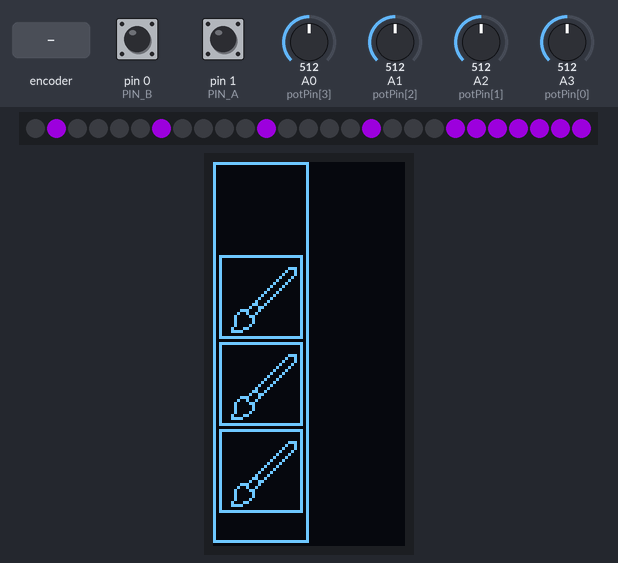
Bench run of a sketch on a simulated SparkFun Pro Micro, built with avr-gcc and run on an emulated ATmega32U4. Shown: 27 RGB LEDs in strip order, left to right, 64×128 one-colour display. Inputs (shaded band) come from the test bench; at power-on: A0 (potPin[3]) = 512, A1 (potPin[2]) = 512, A2 (potPin[1]) = 512, A3 (potPin[0]) = 512, pin 0 (PIN_B) HIGH, pin 1 (PIN_A) HIGH. Dim RGB values are drawn brighter than linear; what the sketch prints to the serial monitor is not drawn.

Above: at 1.2 s.
1.3 s: A0 (potPin[3]) set to 997
2.9 s: A0 (potPin[3]) set to 1011
4.4 s: A1 (potPin[2]) set to 306
5.9 s: A2 (potPin[1]) set to 306
7.4 s: A3 (potPin[0]) set to 306
At 8.6 s:
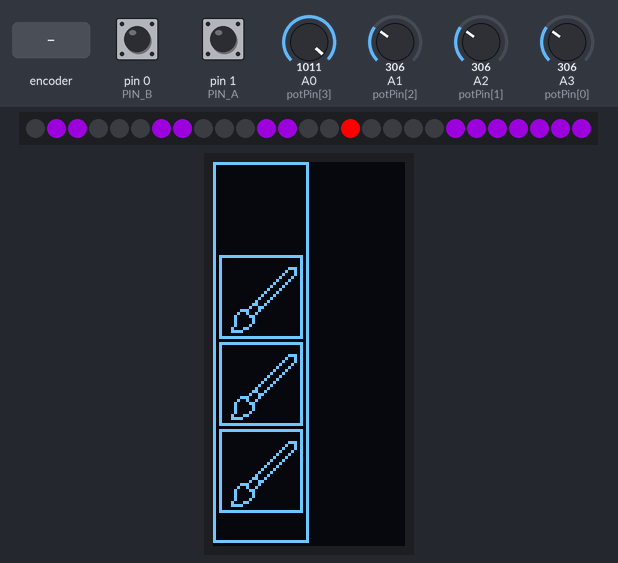
8.9 s: rotary encoder on pin 1 (PIN_A) / pin 0 (PIN_B) turned 3 steps (first pin leading)
At 10.9 s:
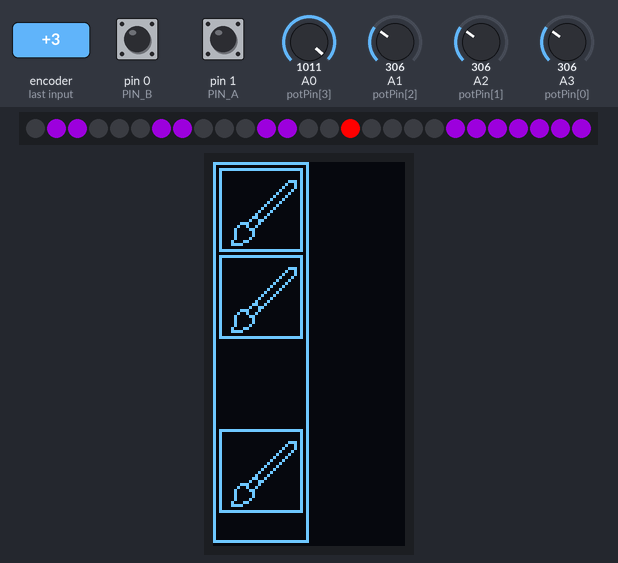
Timing chart, 0 to 12.0 s (numbered marks = the images above; inputs shaded):
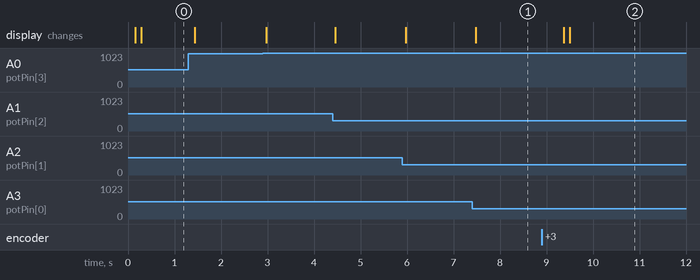

The sketch:

Latest_Stable.ino
```cpp
#include <Adafruit_SSD1306.h>
#include <splash.h>
#include <FastLED.h>
#include <Adafruit_GFX.h>
#include <MIDIUSB.h>

#define Gradient  0                //gradiente de color al bajar el slider 1= SI 0= No
#define MuteLight 1                //Led Rojo indicador de mute
#define MinMidiValue 80            //Valor Minimo del Midi

//Pots
const int NPots = 4;
const int potPin[NPots] = {21, 20, 19, 18};
int potCState[NPots] = {0};       // Current state of the pot; delete 0 if 0 pots
int potPState[NPots] = {0};       // Previous state of the pot; delete 0 if 0 pots
int potVar = 0;                   // Difference between the current and previous state of the pot
int buttonCState[NPots] = {};        // stores the button current value
int buttonPState[NPots] = {};        // stores the button previous value
int midiCState[NPots] = {0}; // Current state of the midi value; delete 0 if 0 pots
int midiPState[NPots] = {0}; // Previous state of the midi value; delete 0 if 0 pots


const int TIMEOUT = 100;          //* Amount of time the potentiometer will be read after it exceeds the varThreshold
const int varThreshold = 10;      //* Threshold for the potentiometer signal variation
boolean potMoving = true;         // If the potentiometer is moving
unsigned long PTime[NPots] = {0}; // Previously stored time; delete 0 if 0 pots
unsigned long timer[NPots] = {0}; // Stores the time that has elapsed since the timer was reset; delete 0 if 0 pots

// MIDI Assignments
byte midiCh = 1;                  //* MIDI channel to be used
byte cc = 1;                       //* Lowest MIDI CC to be used

//ws2812
#define NUM_LEDS 27        // Número de LEDs WS2812
#define LED_PIN 10         // Pin de datos de la tira de LEDs

//Encoder
#define PIN_A 1           //Pin A encoder
#define PIN_B 0           //Pin B Encoder
#define Encoder_button 7  //Pin Boton del encoder

volatile int encoderPos = 0;
volatile int lastEncoded = 0;
int pagecount = 0;

//Oled Screen
#define OLED_RESET     4
Adafruit_SSD1306 display(OLED_RESET);


const unsigned char Bitmap_01[] PROGMEM = { //setings
  // 'Settings, 25x25px
	0x00, 0x00, 0x00, 0x00, 0x00, 0x00, 0x00, 0x00, 0x00, 0x00, 0x00, 0x00, 0x00, 0x00, 0x03, 0x80,
	0x00, 0x00, 0x04, 0x80, 0x00, 0x00, 0x08, 0x80, 0x00, 0x00, 0x11, 0x00, 0x00, 0x00, 0x22, 0x00,
	0x00, 0x00, 0x44, 0x00, 0x00, 0x00, 0x88, 0x00, 0x00, 0x01, 0x10, 0x00, 0x00, 0x02, 0x20, 0x00,
	0x00, 0x04, 0x40, 0x00, 0x00, 0x08, 0x80, 0x00, 0x00, 0x11, 0x00, 0x00, 0x00, 0x32, 0x00, 0x00,
	0x00, 0x4c, 0x00, 0x00, 0x03, 0x88, 0x00, 0x00, 0x04, 0x90, 0x00, 0x00, 0x08, 0x60, 0x00, 0x00,
	0x08, 0x20, 0x00, 0x00, 0x08, 0x20, 0x00, 0x00, 0x08, 0x40, 0x00, 0x00, 0x11, 0x80, 0x00, 0x00,
	0x1e, 0x00, 0x00, 0x00, 0x00, 0x00, 0x00, 0x00, 0x00, 0x00, 0x00, 0x00, 0x00, 0x00, 0x00, 0x00};
const unsigned char Bitmap_02[] PROGMEM = {  //brush
	// 'Brush, 28x28px
	0x00, 0x00, 0x00, 0x00, 0x00, 0x00, 0x00, 0x00, 0x00, 0x00, 0x00, 0x00, 0x00, 0x00, 0x03, 0x80,
	0x00, 0x00, 0x04, 0x80, 0x00, 0x00, 0x08, 0x80, 0x00, 0x00, 0x11, 0x00, 0x00, 0x00, 0x22, 0x00,
	0x00, 0x00, 0x44, 0x00, 0x00, 0x00, 0x88, 0x00, 0x00, 0x01, 0x10, 0x00, 0x00, 0x02, 0x20, 0x00,
	0x00, 0x04, 0x40, 0x00, 0x00, 0x08, 0x80, 0x00, 0x00, 0x11, 0x00, 0x00, 0x00, 0x32, 0x00, 0x00,
	0x00, 0x4c, 0x00, 0x00, 0x03, 0x88, 0x00, 0x00, 0x04, 0x90, 0x00, 0x00, 0x08, 0x60, 0x00, 0x00,
	0x08, 0x20, 0x00, 0x00, 0x08, 0x20, 0x00, 0x00, 0x08, 0x40, 0x00, 0x00, 0x11, 0x80, 0x00, 0x00,
	0x1e, 0x00, 0x00, 0x00, 0x00, 0x00, 0x00, 0x00, 0x00, 0x00, 0x00, 0x00, 0x00, 0x00, 0x00, 0x00};
const unsigned char Bitmap_03[] PROGMEM = {  //brush
	// 'Brush, 28x28px
	0x00, 0x00, 0x00, 0x00, 0x00, 0x00, 0x00, 0x00, 0x00, 0x00, 0x00, 0x00, 0x00, 0x00, 0x03, 0x80,
	0x00, 0x00, 0x04, 0x80, 0x00, 0x00, 0x08, 0x80, 0x00, 0x00, 0x11, 0x00, 0x00, 0x00, 0x22, 0x00,
	0x00, 0x00, 0x44, 0x00, 0x00, 0x00, 0x88, 0x00, 0x00, 0x01, 0x10, 0x00, 0x00, 0x02, 0x20, 0x00,
	0x00, 0x04, 0x40, 0x00, 0x00, 0x08, 0x80, 0x00, 0x00, 0x11, 0x00, 0x00, 0x00, 0x32, 0x00, 0x00,
	0x00, 0x4c, 0x00, 0x00, 0x03, 0x88, 0x00, 0x00, 0x04, 0x90, 0x00, 0x00, 0x08, 0x60, 0x00, 0x00,
	0x08, 0x20, 0x00, 0x00, 0x08, 0x20, 0x00, 0x00, 0x08, 0x40, 0x00, 0x00, 0x11, 0x80, 0x00, 0x00,
	0x1e, 0x00, 0x00, 0x00, 0x00, 0x00, 0x00, 0x00, 0x00, 0x00, 0x00, 0x00, 0x00, 0x00, 0x00, 0x00};
  const unsigned char Bitmap_04[] PROGMEM = {  //brush
	// 'Brush, 28x28px
	0x00, 0x00, 0x00, 0x00, 0x00, 0x00, 0x00, 0x00, 0x00, 0x00, 0x00, 0x00, 0x00, 0x00, 0x03, 0x80,
	0x00, 0x00, 0x04, 0x80, 0x00, 0x00, 0x08, 0x80, 0x00, 0x00, 0x11, 0x00, 0x00, 0x00, 0x22, 0x00,
	0x00, 0x00, 0x44, 0x00, 0x00, 0x00, 0x88, 0x00, 0x00, 0x01, 0x10, 0x00, 0x00, 0x02, 0x20, 0x00,
	0x00, 0x04, 0x40, 0x00, 0x00, 0x08, 0x80, 0x00, 0x00, 0x11, 0x00, 0x00, 0x00, 0x32, 0x00, 0x00,
	0x00, 0x4c, 0x00, 0x00, 0x03, 0x88, 0x00, 0x00, 0x04, 0x90, 0x00, 0x00, 0x08, 0x60, 0x00, 0x00,
	0x08, 0x20, 0x00, 0x00, 0x08, 0x20, 0x00, 0x00, 0x08, 0x40, 0x00, 0x00, 0x11, 0x80, 0x00, 0x00,
	0x1e, 0x00, 0x00, 0x00, 0x00, 0x00, 0x00, 0x00, 0x00, 0x00, 0x00, 0x00, 0x00, 0x00, 0x00, 0x00};

const uint8_t *Bitmap[] = {
    Bitmap_01, Bitmap_02, Bitmap_03, Bitmap_04
};

CRGB leds[NUM_LEDS];      // Arreglo para almacenar los colores de los LEDs

void setup() {
  pinMode(PIN_A, INPUT_PULLUP);
  pinMode(PIN_B, INPUT_PULLUP);

  attachInterrupt(digitalPinToInterrupt(PIN_A), updateEncoder, CHANGE);
  attachInterrupt(digitalPinToInterrupt(PIN_B), updateEncoder, CHANGE);


  FastLED.addLeds<WS2812, LED_PIN, GRB>(leds, NUM_LEDS);  // Configurar el tipo de tira de LEDs

  FastLED.setBrightness(255); // Establecer el brillo inicial de los LEDs
  FastLED.show();             // Actualizar los LEDs con el brillo inicial

  display.begin(SSD1306_SWITCHCAPVCC, 0x3C);
  display.setRotation(1);
  display.clearDisplay();
  Serial.begin(9600);

}

void loop() {
  potentiometers();

  int MaxBrightness = 255;                                         // Establece el brillo máximo de los LEDs
  Led_Pot(21,  0,  4, CHS(21, 200, 255, MaxBrightness));           // Establece los parámetros de las luces del Pot(X), así como el color CHS
  Led_Pot(20,  5,  9, CHS(20, 200, 255, MaxBrightness));           // Establece los parámetros de las luces del Pot(X), así como el color CHS
  Led_Pot(19, 10, 14, CHS(19, 200, 255, MaxBrightness));           // Establece los parámetros de las luces del Pot(X), así como el color CHS
  Led_Pot(18, 15, 19, CHS(18, 200, 255, MaxBrightness));           // Establece los parámetros de las luces del Pot(X), así como el color CHS


  for (int i = 20; i < 27; i++) {                                  // Ajustar el brillo de cada LED en función de la posición actual del potenciómetro
    leds[i] = CHSV(200, 255, 255);                                 // Cambiar el color y el brillo del LED
  }
  FastLED.show();
  display.display();
  Serial.println(analogRead(18));
  Interface(encoderPos/4, 1);


}

CHSV CHS(int Pot, int C, int H, int B) {
  int potValue = analogRead(Pot);
    int S = 255;
    if(Gradient == 1){
      S = map(potValue, 1023, 0, 0, B);
    }
  return CHSV(C, H, S);
}

void Interface(int Page, int Layer){

      if(Page > 4 ){
        Page == 1;
      }
      if(Page < 0){
        Page == 4;
      }

    display.clearDisplay();

                   //Y  X  W   H    Color
    display.drawRect(0, 0, 32, 127, WHITE); //rectangulo interfaz
    for(int i = 0; i < 4; i++){           //cuadrados de la interfaz
      display.drawRect(2, (29*i)+2, 28, 28, WHITE);
    }


    if(Layer == 1){
      for(int i = 0; i < 4; i++){           //cuadrados de la interfaz
       display.drawBitmap(3, (29*i)+3, Bitmap[i] , 28, 28, WHITE);
      }
      for(int i = 0; i < 4; i++){;
        display.drawRect(2, (29*Page)+2, 28, 28, BLACK);
        display.drawBitmap(3, (29*Page)+3, Bitmap[i], 28, 28, BLACK);
      }
    }


/*
  if(Page==1){
    display.drawBitmap(3, 2, Bitmap[1] , 25, 25, WHITE); // dibujamos Bitmap

  }
  if(Page==2){
    display.drawBitmap(3, 2, Bitmap[2] , 25, 25, WHITE); // dibujamos Bitmap

  }*/

}

void Led_Pot(int Pot, int Start, int End, CHSV color) {
  int potValue = 0;
  int smoothedValue = 0;
  int samples = 10;                                             // Número de muestras para promediar

  for (int i = 0; i < samples; i++) {
    potValue += analogRead(Pot);                                // Leer el valor del potenciómetro y acumularlo
    delay(2);                                                   // Retardo entre muestras para suavizar la entrada
  }

  smoothedValue = potValue / samples;                            // Calcular el promedio de las muestras
  int ledCount = map(smoothedValue, 1000, 0, Start, End);        // Mapear el valor promediado del potenciómetro al número de LEDs encendidos

  for (int i = End; i > ledCount; i--) {                       // Ajustar el brillo de cada LED en función de la posición actual del potenciómetro
    leds[i] = CHSV(0, 0, 0);                                            // Cambiar el color y el brillo del LED
  }

  for (int i = ledCount; i > Start; i--) {                         // Apagar los LEDs restantes
    leds[i] =   color;                                     // Establecer el color del LED como apagado
  }
  if(MuteLight==1){
    if(analogRead(Pot) > 1010){
    leds[ledCount] = CHSV(0, 255, 255);
    }
    else{
      leds[ledCount] = color;
    }
  }

  FastLED.show(); // Actualizar los LEDs
}

void updateEncoder() {
  int MSB = digitalRead(PIN_A);             // Lectura del pin A
  int LSB = digitalRead(PIN_B);             // Lectura del pin B
  int encoded = (MSB << 1) | LSB;           // Combina los valores de los pines A y B
  int sum = (lastEncoded << 2) | encoded;   // Calcula el movimiento del encoder
  delay(10);
  if (sum == 0b1101 || sum == 0b0100 || sum == 0b0010 || sum == 0b1011) { // Si el encoder gira en sentido horario
    encoderPos++;
  }
  if (sum == 0b1110 || sum == 0b0111 || sum == 0b0001 || sum == 0b1000) { // Si el encoder gira en sentido antihorario
    encoderPos--;
  }
  lastEncoded = encoded;  // Actualiza el valor del último estado
  return encoderPos;
}

void potentiometers() {
  for (int i = 0; i < NPots; i++) { // Loops through all the potentiometers
    potCState[i] = analogRead(potPin[i]); // reads the pins from arduino
    midiCState[i] = map(potCState[i], 0, 1023, 127, MinMidiValue); // Maps the reading of the potCState to a value usable in midi
    potVar = abs(potCState[i] - potPState[i]);
                                          // Calculates the absolute value between the difference between the current and previous state of the pot
    if (potVar > varThreshold) {          // Opens the gate if the potentiometer variation is greater than the threshold
      PTime[i] = millis();                // Stores the previous time
    }

    timer[i] = millis() - PTime[i];       // Resets the timer 11000 - 11000 = 0ms
    if (timer[i] < TIMEOUT) {             // If the timer is less than the maximum allowed time it means that the potentiometer is still moving
      potMoving = true;
    }
    else {
      potMoving = false;
    }
    if (potMoving == true) { // If the potentiometer is still moving, send the change control
      if (midiPState[i] != midiCState[i]) {

        // Sends  MIDI CC
        // Use if using with ATmega32U4 (micro, pro micro, leonardo...)
        controlChange(midiCh, cc + i, midiCState[i]); //  (channel, CC number,  CC value)
        MidiUSB.flush();

        potPState[i] = potCState[i]; // Stores the current reading of the potentiometer to compare with the next
        midiPState[i] = midiCState[i];
      }
    }

      if(potCState[i] >= 1010 & buttonCState[i] == 0){
          buttonCState[i] = 1;
          noteOn(midiCh, 35 + i, 127);    // (canal, nota, velocidad)
          MidiUSB.flush();
      }
      if(potCState[i] < 1010 & buttonCState[i] == 1){
          buttonCState[i] = 0;
          noteOn(midiCh, 35 + i, 127);    // (canal, nota, velocidad)
          MidiUSB.flush();
      }
  }
}

void controlChange(byte channel, byte control, byte value) {
  midiEventPacket_t event = {0x0B, 0xB0 | channel, control, value};
  MidiUSB.sendMIDI(event);
}

void noteOn(byte channel, byte pitch, byte velocity) {
  midiEventPacket_t noteOn = {0x09, 0x90 | channel, pitch, velocity};
  MidiUSB.sendMIDI(noteOn);
}
```

Measured:
- after the input at 8.9 s, the display: first changes after 0.47 s (image 2 shows a later state)
